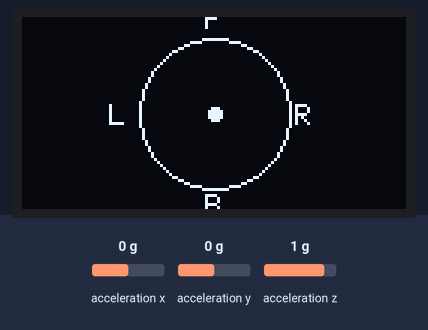
Bench run of a sketch on a simulated Arduino Uno, built with avr-gcc and run on an emulated ATmega328P. Parts: 128×64 one-colour display. Wiring (inferred from the names in the program): MPU-6050 motion sensor at I2C address 0x68. The inputs (shaded band) are chosen by the test bench; at power-on: acceleration x 0 g, acceleration y 0 g, acceleration z 1 g.

Above: at 3.2 s.
3.3 s: acceleration x set to -1.4 g
At 4.5 s:
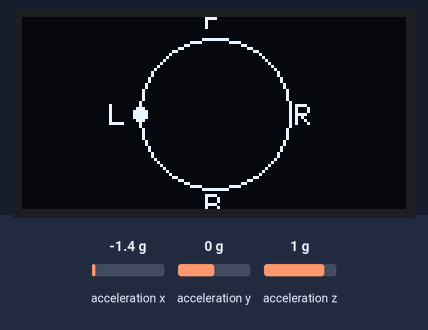
4.8 s: acceleration y set to -1.4 g
At 5.3 s:
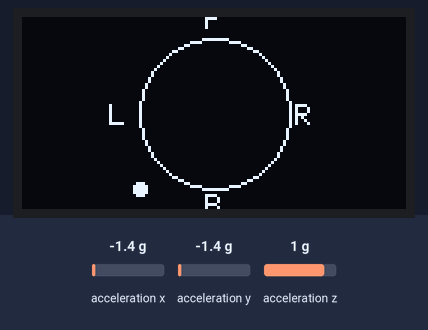
6.3 s: acceleration x set to 0 g
At 7.5 s:
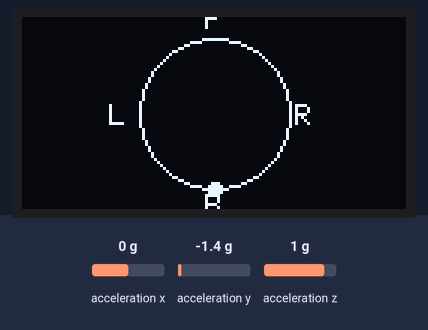
7.8 s: acceleration y set to 0.8 g
At 8.8 s:
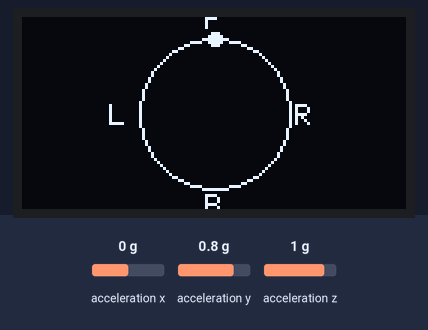
Timing chart, 0 to 10.3 s (numbered marks = the images above; inputs shaded):
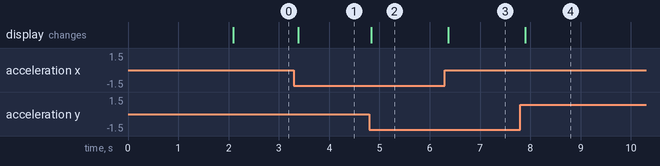

Measured:
- after the input at 3.3 s, the display: changes after 0.08 s (image 1)
- after the input at 4.8 s, the display: changes at once (image 2)
- after the input at 6.3 s, the display: changes after 0.07 s (image 3)
- after the input at 7.8 s, the display: changes after 0.10 s (image 4)

The sketch:

accelerometer-oled.ino
```cpp
#include <Wire.h>
#include <Adafruit_GFX.h>
#include <Adafruit_SSD1306.h>

// Display configuration
#define SCREEN_WIDTH 128
#define SCREEN_HEIGHT 64
#define OLED_RESET    -1
Adafruit_SSD1306 display(SCREEN_WIDTH, SCREEN_HEIGHT, &Wire, OLED_RESET);

// MPU6050 address
const int MPU_addr = 0x68;

// Raw accelerometer values
int16_t AcX, AcY;

// Display circle parameters
const int centerX = 64;
const int centerY = 32;
const int radius = 25;

// Scaling factor to adjust dot sensitivity
const float scale = 0.002;

void setup() {
  Wire.begin();
  Serial.begin(9600);

  // Wake up MPU6050
  Wire.beginTransmission(MPU_addr);
  Wire.write(0x6B);
  Wire.write(0);
  Wire.endTransmission(true);

  // Initialize OLED
  if (!display.begin(SSD1306_SWITCHCAPVCC, 0x3C)) {
    Serial.println(F("SSD1306 initialization failed"));
    while (1);
  }

  display.clearDisplay();
  display.setTextColor(WHITE);
  display.setTextSize(1);
  display.setCursor(20, 20);
  display.print("Malhar Lable 24");
  display.display();
  delay(2000);
}

void loop() {
  // === Read accelerometer data ===
  Wire.beginTransmission(MPU_addr);
  Wire.write(0x3B);
  Wire.endTransmission(false);
  Wire.requestFrom(MPU_addr, 6, true);
  AcX = Wire.read() << 8 | Wire.read();
  AcY = Wire.read() << 8 | Wire.read();

  // === Map acceleration to dot position ===
  int dotX = centerX + constrain(AcX * scale, -radius, radius);
  int dotY = centerY - constrain(AcY * scale, -radius, radius);  // Y inverted

  // === Display ===
  display.clearDisplay();

  // Draw boundary circle
  display.drawCircle(centerX, centerY, radius, WHITE);

  // Draw motion dot
  display.fillCircle(dotX, dotY, 2, WHITE);

  // Optional direction labels
  display.setTextSize(1);
  display.setCursor(centerX - 3, centerY - radius - 10); display.print("F");
  display.setCursor(centerX - 3, centerY + radius + 2);  display.print("B");
  display.setCursor(centerX - radius - 10, centerY - 3); display.print("L");
  display.setCursor(centerX + radius + 2, centerY - 3);  display.print("R");

  display.display();

  delay(50);  // Smooth motion
}
```
